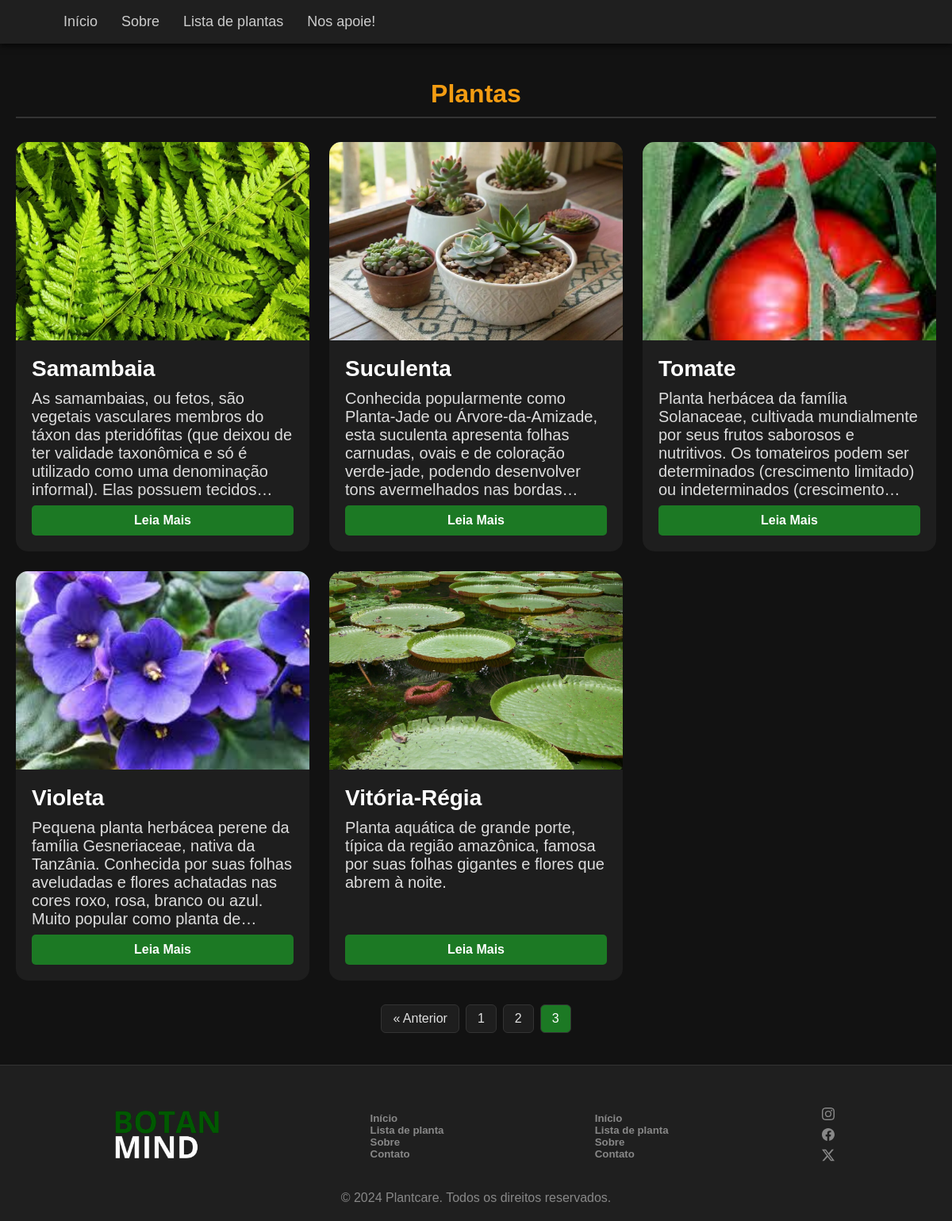
The page /page/ListaPlantas.php?pagina=3 on the database its author committed.
### tables this page shows
CREATE TABLE `planta` (
  `id` int NOT NULL,
  `nome_popular` varchar(100) DEFAULT NULL,
  `nome_cientifico` varchar(100) DEFAULT NULL,
  `descricao` text,
  `cuidados` text,
  `video_link` varchar(255) DEFAULT NULL,
  `apoiador_id` int DEFAULT NULL
);

### page/ListaPlantas.php (the view, shortened to what this page needs)
<?php
include_once '../php/loginapoiador.php';
$plantas_por_pagina = 12;
$pagina_atual = isset($_GET['pagina']) && is_numeric($_GET['pagina']) ? (int)$_GET['pagina'] : 1;
$offset = ($pagina_atual - 1) * $plantas_por_pagina;
$sql = "
SELECT
    p.id, p.nome_popular, p.nome_cientifico, p.descricao, p.cuidados, p.video_link,
    (
        SELECT caminho_imagem
        FROM imagens i
        WHERE i.planta_id = p.id
        ORDER BY i.id ASC
        LIMIT 1
    ) AS caminho_imagem
FROM planta p
ORDER BY p.nome_popular ASC
LIMIT $plantas_por_pagina OFFSET $offset
";
$result = $conn->query($sql);
$plantas = $result && $result->num_rows > 0 ? $result->fetch_all(MYSQLI_ASSOC) : [];
$sql_total = "SELECT COUNT(*) AS total FROM planta";
$total_result = $conn->query($sql_total);
$total_plantas = $total_result ? $total_result->fetch_assoc()['total'] : 0;
$total_paginas = ceil($total_plantas / $plantas_por_pagina);
?>
<!DOCTYPE html>
<html lang="pt-br">
<head>
  <link rel="stylesheet" href="../css/style.css?v=<?php echo filemtime('../css/style.css'); ?>" />
</head>
<body>
  <nav id="menu">
    <ul class="menu-list">
      <li><a href="index.php">Início</a></li>
      <li><a href="#about">Sobre</a></li>
      <li><a href="ListaPlantas.php" class="active">Lista de plantas</a></li>
      <?php if (!isset($_SESSION['apoiador_id'])): ?>
        <li><a href="loginapoiador.php">Nos apoie!</a></li>
      <?php endif; ?>
    </ul>
  </nav>
  <main class="listar-container">
    <h2 class="titulo-listar" style="margin-top: 100px;">Plantas</h2>
    <div class="listar-grid">
      <?php if (count($plantas) > 0): ?>
        <?php foreach ($plantas as $planta): ?>
          <a href="template_page.php?id=<?= htmlspecialchars($planta['id']) ?>" class="listar-card">
            <img src="<?= htmlspecialchars($planta['caminho_imagem']) ?>" alt="Planta <?= htmlspecialchars($planta['nome_popular']) ?>" class="listar-card-img">
            <div class="listar-card-content">
              <h3 class="titulo"><?= htmlspecialchars($planta['nome_popular']) ?></h3>
              <p class="texto" style="display: -webkit-box; -webkit-line-clamp: 6; -webkit-box-orient: vertical; overflow: hidden; text-overflow: ellipsis;">
                <?= htmlspecialchars($planta['descricao']) ?>
              </p>
              <span class="read-more-btn">Leia Mais</span>
            </div>
          </a>
        <?php endforeach; ?>
      <?php else: ?>
        <p>Nenhuma planta encontrada.</p>
      <?php endif; ?>
    </div>
    <?php if ($total_paginas > 1): ?>
      <div class="paginacao">
        <?php if ($pagina_atual > 1): ?>
          <a href="?pagina=<?= $pagina_atual - 1 ?>">« Anterior</a>
        <?php endif; ?>
        <?php for ($i = 1; $i <= $total_paginas; $i++): ?>
          <a href="?pagina=<?= $i ?>" class="<?= $i === $pagina_atual ? 'ativo' : '' ?>"><?= $i ?></a>
        <?php endfor; ?>
      </div>
    <?php endif; ?>
  </main>
  <footer class="footer">
    <div class="rodape">
      <div class="logo">
        <img src="../assets/img/logo.png" class="logo-img" alt="">
      </div>
      <div class="paginas-rodape">
        <a href="#">
          <h5>Início</h5>
        </a>
        <a href="ListaPlantas.php">
          <h5>Lista de planta</h5>
        </a>
        <a href="sobre.php">
          <h5>Sobre</h5>
        </a>
        <a href="contato.php">
          <h5>Contato</h5>
        </a>
      </div>
      <div class="paginas-rodape">
        <a href="#">
          <h5>Início</h5>
        </a>
        <a href="ListaPlantas.php">
          <h5>Lista de planta</h5>
        </a>
        <a href="sobre.php">
          <h5>Sobre</h5>
        </a>
        <a href="contato.php">
          <h5>Contato</h5>
        </a>
      </div>
      <div class="redes-sociais">
        <a href="https://www.instagram.com/botanmind9">
        </a>
        <a href="https://www.facebook.com/">
        </a>
        <a href="https://x.com/BotanMind9">
          <svg xmlns="http://www.w3.org/2000/svg" width="16" height="16" fill="currentColor" class="bi bi-twitter-x" viewBox="0 0 16 16">
            <path d="M12.6.75h2.454l-5.36 6.142L16 15.25h-4.937l-3.867-5.07-4.425 5.07H.316l5.733-6.57L0 .75h5.063l3.495 4.633L12.601.75Zm-.86 13.028h1.36L4.323 2.145H2.865z" />
          </svg>
        </a>
      </div>
    </div>
    <p>© 2024 Plantcare. Todos os direitos reservados.</p>
  </footer>
</body>
</html>

### css/style.css (style rules this page uses)
a { color: inherit; text-decoration: none; }
* { margin: 0; padding-top: 0; box-sizing: border-box; }
body { padding-top: 50px; overflow-x: hidden; word-wrap: break-word; padding: 30px; font-family: 'Calibri', sans-serif; background-color: #121212; color: #e0e0e0; padding: 0; }
#menu { background-color: #1f1f1f; padding: 5px; position: fixed; top: 0; left: 0; width: 100%; z-index: 1000; box-shadow: 0 2px 8px rgba(0, 0, 0, 0.8); display: flex; flex-direction: row; transition: 250ms; height: 55px; max-height: 55px; align-items: center; justify-content: space-between; }
.menu-list { list-style-type: none; display: flex; flex-direction: row; justify-content: left; align-items: center; margin-left: 20px; }
.menu-list li { margin: 0 15px; white-space: nowrap; }
.menu-list a { text-decoration: none; color: #ccc; font-size: 18px; transition: color 0.3s; }
.titulo { font-size: 28px; margin-bottom: 10px; font-weight: bold; color: #fff; }
.texto { color: #ddd; font-size: 20px; margin-bottom: 8px; font-weight: 100; }
.read-more-btn { background-color: #1c7924; color: #ffffff; border: none; padding: 10px 20px; border-radius: 5px; cursor: pointer; font-weight: bold; transition: all 0.3s; text-align: center; margin-top: auto; }
.footer { background-color: #1f1f1f; color: #888; text-align: center; padding: 20px; margin-top: 40px; border-top: 1px solid #333; }
.listar-container { max-width: 1600px; margin: 40px auto; padding: 0 20px; }
.titulo-listar { font-size: 32px; color: #f39c12; margin-bottom: 30px; text-align: center; border-bottom: 2px solid #333; padding-bottom: 10px; }
.listar-grid { display: grid; grid-template-columns: repeat(auto-fit, minmax(320px, 1fr)); gap: 25px; }
.listar-card { background-color: #1e1e1e; border-radius: 15px; overflow: hidden; display: flex; flex-direction: column; text-decoration: none; }
.listar-card-img { width: 100%; height: 250px; object-fit: cover; }
.listar-card-content { padding: 20px; display: flex; flex-direction: column; flex-grow: 1; }
.paginacao { display: flex; justify-content: center; margin: 30px 0; gap: 8px; }
.paginacao a { color: #e0e0e0; padding: 8px 14px; border-radius: 6px; background-color: #1e1e1e; border: 1px solid #333; text-decoration: none; transition: background-color 0.3s; }
.paginacao .ativo { background-color: #1c7924; color: white; pointer-events: none; }
.rodape { display: flex; flex-direction: row; align-items: center; width: 100%; padding: 30px; }
.rodape>div { margin: auto; }
.logo-img { height: 60px; }
.paginas-rodape { display: flex; flex-direction: column; text-align: left; margin: auto; }
.paginas-rodape>a { transition: all 300ms; }
.redes-sociais>a { transition: 300ms; }
.redes-sociais { display: flex; flex-direction: column; justify-content: space-between; height: 100%; }
svg { margin: 3px; }

### rows shown on the page
planta: shows a picture, nome_popular "Samambaia", descricao "As samambaias, ou fetos, são vegetais vasculares membros do táxon das pteridófitas (que deixou de ter validade taxonômica e só é utilizado como uma denominação informal). Elas possuem…"
planta: shows a picture, nome_popular "Suculenta", descricao "Conhecida popularmente como Planta-Jade ou Árvore-da-Amizade, esta suculenta apresenta folhas carnudas, ovais e de coloração verde-jade, podendo desenvolver tons avermelhados nas…"
planta: shows a picture, nome_popular "Tomate", descricao "Planta herbácea da família Solanaceae, cultivada mundialmente por seus frutos saborosos e nutritivos. Os tomateiros podem ser determinados (crescimento limitado) ou indeterminados…"
planta: shows a picture, nome_popular "Violeta", descricao "Pequena planta herbácea perene da família Gesneriaceae, nativa da Tanzânia. Conhecida por suas folhas aveludadas e flores achatadas nas cores roxo, rosa, branco ou azul. Muito popular como planta…"
planta: shows a picture, nome_popular "Vitória-Régia", descricao "Planta aquática de grande porte, típica da região amazônica, famosa por suas folhas gigantes e flores que abrem à noite."
